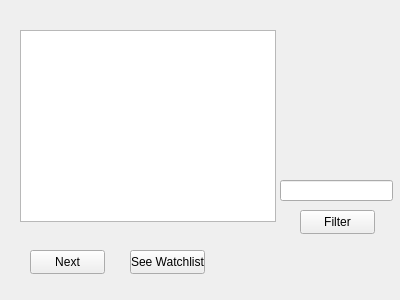
<?xml version="1.0" encoding="UTF-8"?>
<ui version="4.0">
 <class>userdesigner</class>
 <widget class="QWidget" name="userdesigner">
  <property name="geometry">
   <rect>
    <x>0</x>
    <y>0</y>
    <width>400</width>
    <height>300</height>
   </rect>
  </property>
  <property name="windowTitle">
   <string>userdesigner</string>
  </property>
  <widget class="QPushButton" name="filterButton">
   <property name="geometry">
    <rect>
     <x>300</x>
     <y>210</y>
     <width>75</width>
     <height>24</height>
    </rect>
   </property>
   <property name="text">
    <string>Filter</string>
   </property>
  </widget>
  <widget class="QPushButton" name="userWatchListButton">
   <property name="geometry">
    <rect>
     <x>130</x>
     <y>250</y>
     <width>75</width>
     <height>24</height>
    </rect>
   </property>
   <property name="text">
    <string>See Watchlist</string>
   </property>
  </widget>
  <widget class="QPushButton" name="nextButton">
   <property name="geometry">
    <rect>
     <x>30</x>
     <y>250</y>
     <width>75</width>
     <height>24</height>
    </rect>
   </property>
   <property name="text">
    <string>Next</string>
   </property>
  </widget>
  <widget class="QLineEdit" name="presenterLineEdit">
   <property name="geometry">
    <rect>
     <x>280</x>
     <y>180</y>
     <width>113</width>
     <height>21</height>
    </rect>
   </property>
  </widget>
  <widget class="QListWidget" name="userWidgetList">
   <property name="geometry">
    <rect>
     <x>20</x>
     <y>30</y>
     <width>256</width>
     <height>192</height>
    </rect>
   </property>
  </widget>
 </widget>
 <resources/>
 <connections/>
</ui>
